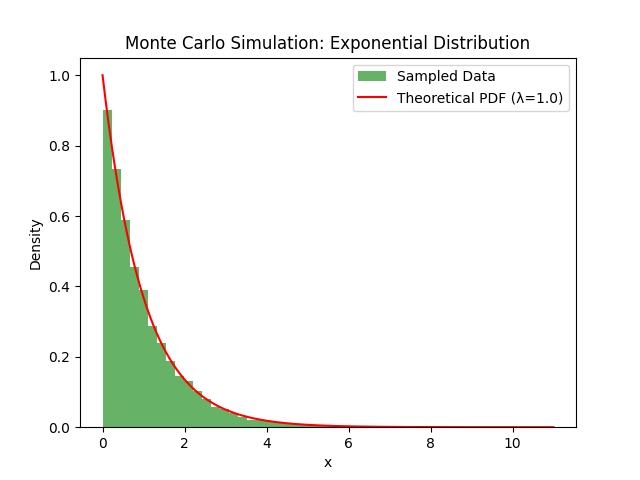

Here is the Python script that generated this plot:
import numpy as np
import matplotlib.pyplot as plt

# Parameters
lambda_rate = 1.0  # Rate parameter (λ) for the exponential distribution
num_samples = 10000  # Number of samples to generate

# Generate random samples from an exponential distribution
samples = np.random.exponential(scale=1/lambda_rate, size=num_samples)

# Estimate the mean using Monte Carlo method
mean_estimate = np.mean(samples)

# Print the estimated mean and the theoretical mean
print(f"Estimated mean: {mean_estimate}")
print(f"Theoretical mean: {1/lambda_rate}")

# Plotting the histogram of the samples
plt.hist(samples, bins=50, density=True, alpha=0.6,
         color='g', label='Sampled Data')

# Plotting the theoretical exponential distribution for comparison
x = np.linspace(0, np.max(samples), 1000)
y = lambda_rate * np.exp(-lambda_rate * x)
plt.plot(x, y, 'r-', label=f'Theoretical PDF (λ={lambda_rate})')

plt.title('Monte Carlo Simulation: Exponential Distribution')
plt.xlabel('x')
plt.ylabel('Density')
plt.legend()
plt.savefig('random_mc_exp.png')
plt.show()
